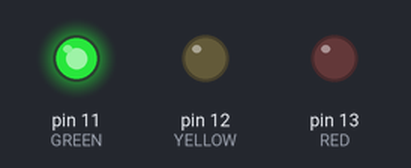
The sketch below on a simulated Arduino Uno, built with avr-gcc and run on an emulated ATmega328P. Shown: output pins drawn as LEDs (lit = HIGH).

Above: at 1.5 s.
At 3.2 s:
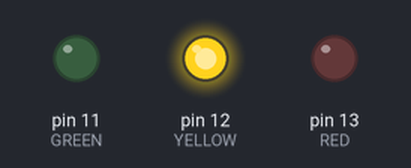
At 4.5 s:
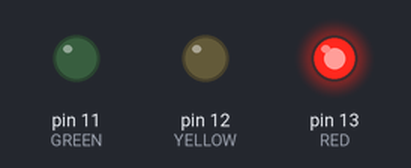
At 5.7 s:
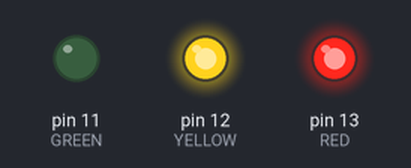
Timing chart, 0 to 7.8 s (numbered marks = the images above):
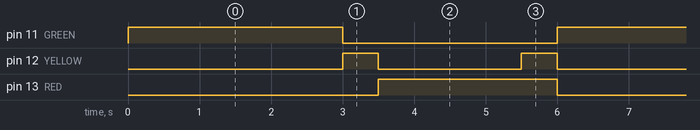

Measured:
- by itself, pin 11 (GREEN): alternates HIGH for 3.0 s and LOW for 3.0 s
- by itself, pin 12 (YELLOW): repeats every 6.0 s: LOW 2.0 s, HIGH 0.50 s, LOW 3.0 s, HIGH 0.50 s
- by itself, pin 13 (RED): alternates HIGH for 2.5 s and LOW for 3.5 s

The sketch:

sketch.ino
```cpp
#define RED 13
#define YELLOW 12
#define GREEN 11

void setup() {
  pinMode(RED, OUTPUT);
  pinMode(YELLOW, OUTPUT);
  pinMode(GREEN, OUTPUT);
}

void loop() {
  digitalWrite(GREEN, HIGH);
  delay(3000);

  digitalWrite(GREEN, LOW);
  digitalWrite(YELLOW, HIGH);
  delay(500);

  digitalWrite(YELLOW, LOW);
  digitalWrite(RED, HIGH);
  delay(2000);

  digitalWrite(YELLOW, HIGH);
  delay(500);
  digitalWrite(YELLOW, LOW);
  digitalWrite(RED, LOW);
}
```
